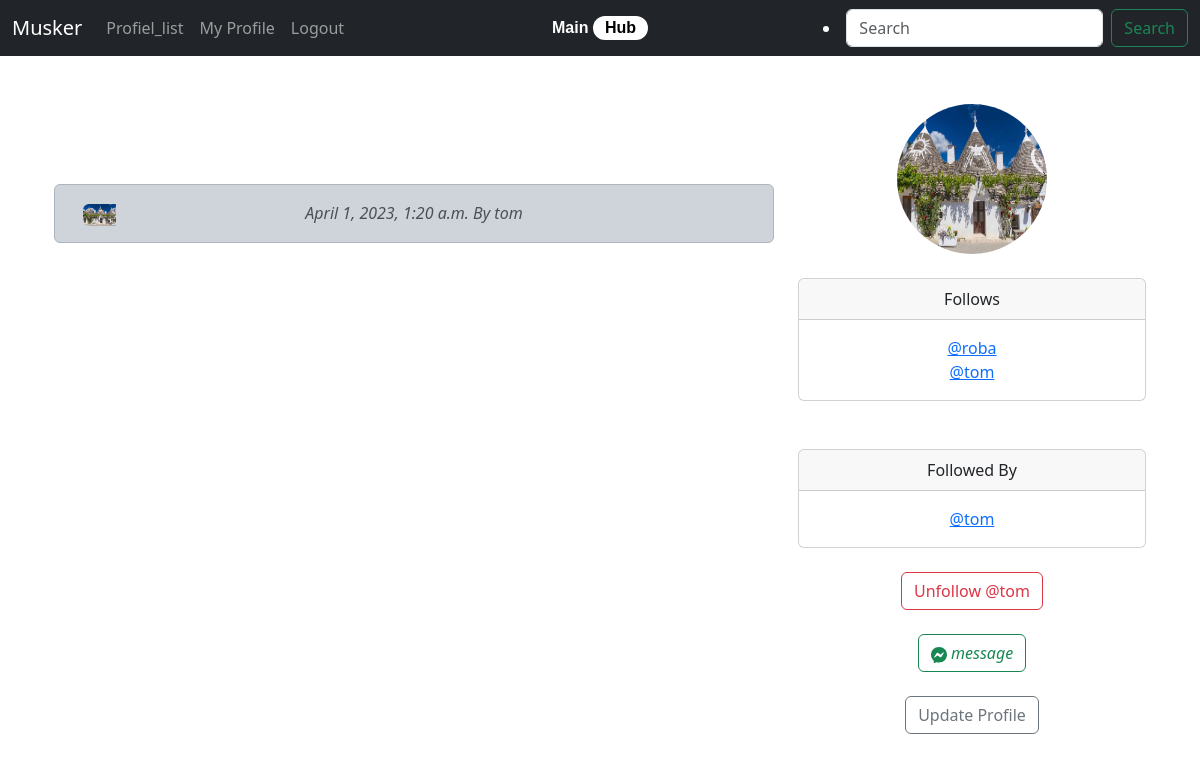
Screenshot of /profile/7/ (signed in) with the database file from the repository.
### muster/models.py (models this page shows, shortened)
class Meep(models.Model):
    user = models.ForeignKey(
        User,related_name="meeps",
        on_delete=models.DO_NOTHING
        )
    body = models.CharField(max_length=200)
    created_at = models.DateTimeField(auto_now_add=True)
    profile_image = models.ImageField(null=True,blank=True,upload_to="images/meeps/")

class Profile(models.Model):
    user = models.OneToOneField(User,on_delete=models.CASCADE)
    follows = models.ManyToManyField("self",
        related_name="followed_by",
        symmetrical=False,
        blank=True)
    date_modified = models.DateTimeField(User,auto_now=True)
    profile_image = models.ImageField(null=True,blank=True,upload_to="images/")
    def __str__(self):
        return self.user.username

### muster/views.py (the view, shortened to what this page needs)
# urls.py: path('profile/<int:pk>/',views.profile,name='profile'),
def profile(request,pk):
    if request.user.is_authenticated:
        profile = Profile.objects.get(user_id=pk)
        meeps = Meep.objects.filter(user_id=pk).order_by("-created_at")
        return render(request,"profile.html",{"profile":profile,"meeps":meeps})
    else:
        messages.success(request,("You Must be logged in to view this page"))
        return redirect('home')

### muster/templates/profile.html (shortened to what this page needs)
{% extends 'base.html' %}
{% block content %}
{% load static %}
{% if profile %}
    <div class="container text-center">
        <div class="row">
            <div class="col-8">
                <h1>{{ profile.user.username|upper}}'s Profile</h1>
                <br/>
                {% if meeps %}
                    {% for meep in meeps %}
                    <div class="alert alert-dark" role="alert">
                        <div class="container">
                            <div class="row">
                                <div class="col-1">
                                    {% if profile.profile_image %}
                                        <img src="{{ profile.profile_image.url }}"  class="img-fluid rounded-start" alt="dif profile pic">
                                    {% else %}
                                        <img src="{% static 'images/profile_pic.jpg' %}" class="img-fluid rounded-start" alt="dif profile pic">
                                    {% endif %}
                                </div>
                                <div class="col-10"
                                    {{ meep.body }}
                                    <small class="text-muted"><i>
                                        {{ meep.created_at }} By {{ meep.user.username }}
                                        </i>
                                </div><br/>
                            </div>
                        </div>
                    </div>
                    {% endfor %}
                {% endif %}
            </div>
            <div class="col-4">
                {% if profile.profile_image%}
                    <img src="{{ profile.profile_image.url }}" width=150 height=150 class="rounded-circle">
                    <br/><br/>
                {% endif %}
                <div class="card">
                    <div class="card-header">
                    Follows
                    </div>
                    <div class="card-body">
                    <p class="card-text">
                        {% for following in profile.follows.all %}
                            <a href="{% url 'profile' following.user.id %}">@{{ following }}</a><br/>
                        {% endfor %}
                    </p>
                    </div>
            </div>
            <br/><br/>
            <div class="card">
                <div class="card-header">
                    Followed By
                </div>
                <div class="card-body">
                    <p class="card-text">
                    {% for following in profile.followed_by.all %}
                    <a href="{% url 'profile' following.user.id %}">@{{ following }}</a><br/>
                    {% endfor %}
                    </p>
                </div>
            </div>
            <br/>
            <form method = POST>
            {% if profile in user.profile.follows.all %}
                <button class="btn btn-outline-danger" name="follow"
                    value="unfollow" type="submit">Unfollow @{{ profile.user.username }}
                </button><br/>
                <br/>
                <button class="btn btn-outline-success" name="follow"
                    value="message" type="submit">
                    <i class="bi bi-messenger">message</i>
                </button>
            {% else %}
                <button class="btn btn-outline-success" name="follow"
                    value="follow" type="submit">Follow @{{ profile.user.username }}
                </button>
            {% endif %}
            </form>
            <br/>
            {% if request.user.id == profile.user.id %}
            <a href="{% url 'update_user' %}" class="btn btn-outline-secondary">Update Profile</a>
            <br/><br/>
            {% endif %}
        </div>
    </div>
{% endif %}
{% endblock %}

### muster/static/styles.css (style rules this page uses)
html { height: 100%; }
body { color:#ffffff }

### rows the page displays
Meep: profile_image (picture), created_at "April 1, 2023, 1:20 a.m.", user.username "tom"
Profile: profile_image (picture), user.username "tom"
Profile: user.username "roba"
